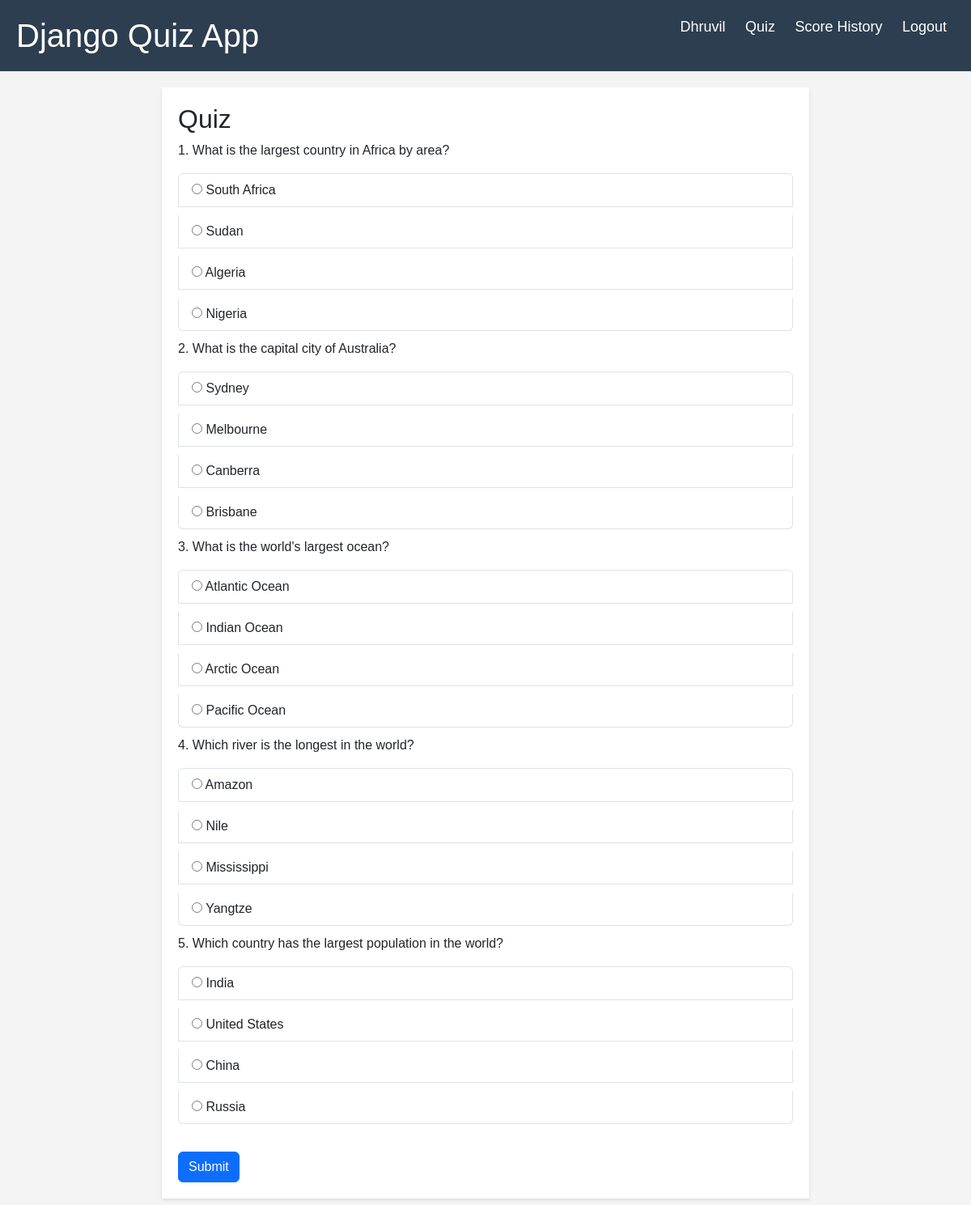
/quiz_question/ (signed in), run on the app's committed database.
### quiz_app/models.py (models this page shows, shortened)
class Question(models.Model):
    topic = models.ForeignKey(QuizTopic, on_delete=models.CASCADE)
    question_text = models.CharField(max_length=200)
    answer_a = models.CharField(max_length=200)
    answer_b = models.CharField(max_length=200)
    answer_c = models.CharField(max_length=200)
    answer_d = models.CharField(max_length=200)
    correct_answer = models.CharField(max_length=1)

### quiz_app/views.py (the view)
# urls.py: path('quiz_question/', views.quiz_question, name='quiz_question'),
@login_required
def quiz_question(request):
    if request.method == 'POST':
        score = 0
        selected_questions = json.loads(request.POST.get('question_answer'))
        print(selected_questions)
        for key, val in selected_questions.items():
            selected_option = request.POST.get(str(key))
            print("selected_option=", selected_option, "question.correct_answer=", val)
            if selected_option == val:
                score += 1
        json_data = {
            'score': score,
            'redirect_url': reverse('quiz_app:result', kwargs={'score': score})
        }
        return JsonResponse(json_data)
    else:
        selected_topic = request.session.get('topic_id')
        questions = Question.objects.filter(topic__id=selected_topic)
        selected_questions = random.sample(list(questions), 5)
        question_answer = {}
        for question in selected_questions:
            question_answer[question.id] = question.correct_answer
        context = {'questions': selected_questions, 'question_answer_json': json.dumps(question_answer)}
        return render(request, 'quiz_app/quiz_question.html', context)

### quiz_app/templates/quiz_app/quiz_question.html (shortened to what this page needs)
{% extends 'quiz_app/base.html' %}
{% block content %}
<h2>Quiz</h2>
<form method="post" id="quiz-form">
    {% for question in questions %}
    <div class="question">
        <p>{{ forloop.counter }}. {{ question.question_text }}</p>
        <ul class="list-group">
            <li class="list-group-item">
                <label for="option_{{question.id}}_a">
                    <input type="radio" name="{{ question.id }}" value="a" id="option_{{question.id}}_a">
                    {{ question.answer_a }}
                </label>
            </li>
            <li class="list-group-item">
                <label for="option_{{question.id}}_b">
                    <input type="radio" name="{{ question.id }}" value="b" id="option_{{question.id}}_b">
                    {{ question.answer_b }}
                </label>
            </li>
            <li class="list-group-item">
                <label for="option_{{question.id}}_c">
                    <input type="radio" name="{{ question.id }}" value="c" id="option_{{question.id}}_c">
                    {{ question.answer_c }}
                </label>
            </li>
            <li class="list-group-item">
                <label for="option_{{question.id}}_d">
                    <input type="radio" name="{{ question.id }}" value="d" id="option_{{question.id}}_d">
                    {{ question.answer_d }}
                </label>
            </li>
        </ul>
    </div>
    {% endfor %}
    <button type="submit" class="btn btn-primary mt-4">Submit</button>
</form>
{% endblock %}

### quiz_app/templates/quiz_app/base.html (shortened to what this page needs)
<!DOCTYPE html>
<html lang="en">
<head>
    {% load static %}
    {% load bootstrap5 %}
    {% bootstrap_css %}
    <link rel="stylesheet" href="{% static 'css/style.css' %}">
</head>
<body>
<header>
    <h1>Django Quiz App</h1>
    {% if user.is_authenticated %}
    <nav>
        <a>{{user.username}}</a>
        <a href="{% url 'quiz_app:quiz' %}">Quiz</a>
        <a href="{% url 'quiz_app:score_history' %}">Score History</a>
        <a href="{% url 'quiz_app:logout' %}">Logout</a>
    </nav>
    {% else %}
    <nav>
        <a href="{% url 'quiz_app:login' %}">Login</a>
        <a href="{% url 'quiz_app:register' %}">Register</a>
    </nav>
    {% endif %}
</header>
<main>
    {% block content %}
    {% endblock %}
</main>
</body>
</html>

### static/css/style.css (style rules this page uses)
body { font-family: Arial, sans-serif; margin: 0; padding: 0; background-color: #f4f4f4; }
header { background-color: #2c3e50; padding: 20px; color: white; }
header h1 { display: inline-block; margin: 0; }
nav { float: right; }
nav a { color: white; text-decoration: none; padding: 0 10px; font-size: 18px; }
main { max-width: 800px; margin: 20px auto; padding: 20px; background-color: white; box-shadow: 0 2px 4px rgba(0, 0, 0, 0.1); }
.question ul { list-style-type: none; padding: 0; }
.question ul li { margin-bottom: 10px; }

### data on the page
Question: question_text "What is the largest country in Africa by area?", answer_a "South Africa", answer_b "Sudan", answer_c "Algeria", answer_d "Nigeria"
Question: question_text "What is the capital city of Australia?", answer_a "Sydney", answer_b "Melbourne", answer_c "Canberra", answer_d "Brisbane"
Question: question_text "What is the world's largest ocean?", answer_a "Atlantic Ocean", answer_b "Indian Ocean", answer_c "Arctic Ocean", answer_d "Pacific Ocean"
Question: question_text "Which river is the longest in the world?", answer_a "Amazon", answer_b "Nile", answer_c "Mississippi", answer_d "Yangtze"
Question: question_text "Which country has the largest population in the world?", answer_a "India", answer_b "United States", answer_c "China", answer_d "Russia"

### other printed values
{{ user.username }} "Dhruvil"
